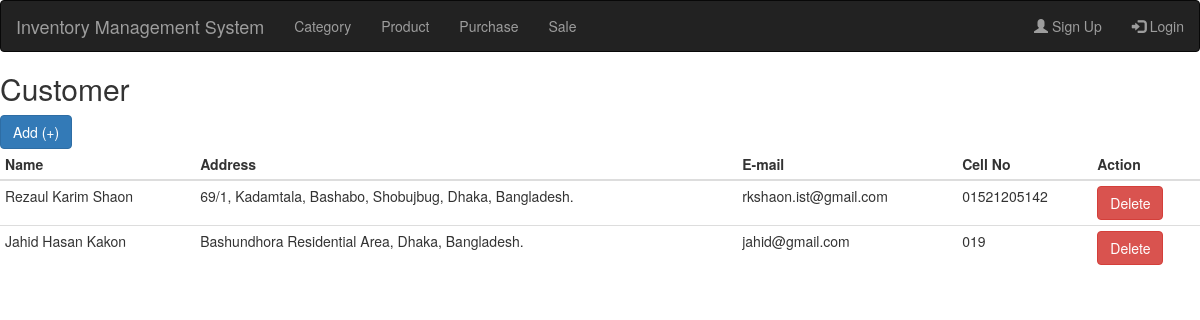
/user/customer, run on the app's committed database.
### ims_user/models.py (models this page shows, shortened)
class Customer(models.Model):
    name = models.CharField(max_length=200, blank=False, null=False)
    address = models.TextField(blank=True, null=True)
    email = models.EmailField(blank=True, null=True)
    cell = models.CharField(max_length=500, null=True, blank=True)
    is_deleted = models.BooleanField(default=False)
    added_date_time = models.DateTimeField(auto_now_add=True)

### ims_user/views.py (the view)
# urls.py: path('customer', views.customer_list, name='customer_list'),
def customer_list(request):
    customers = Customer.objects.all()
    context = {
        'customers': customers,
    }
    return render(request, 'customer_list.html', context)

### templates/customer_list.html
{% load static %}
{% include 'base.html' %}
{% block body %}
<h2>Customer</h2>
<a class="btn btn-primary" href="{% url 'customer_add' %}">Add (+)</a>
<table class="table table-condensed">
    <thead>
        <tr>
            <th>Name</th>
            <th>Address</th>
            <th>E-mail</th>
            <th>Cell No</th>
            <th>Action</th>
        </tr>
    </thead>
    <tbody>
        {% for customer in customers %}
        <tr>
            <td>{{ customer.name }}</td>
            <td>{{ customer.address }}</td>
            <td>{{ customer.email }}</td>
            <td>{{ customer.cell }}</td>
            <td><button type="button" class="btn btn-danger">Delete</button></td>
        </tr>
        {% endfor %}
    </tbody>
</table>
{% endblock %}

### data on the page
Customer: name "Rezaul Karim Shaon", address "69/1, Kadamtala, Bashabo, Shobujbug, Dhaka, Bangladesh.", email "rkshaon.ist@gmail.com", cell "01521205142"
Customer: name "Jahid Hasan Kakon", address "Bashundhora Residential Area, Dhaka, Bangladesh.", email "jahid@gmail.com", cell "019"
